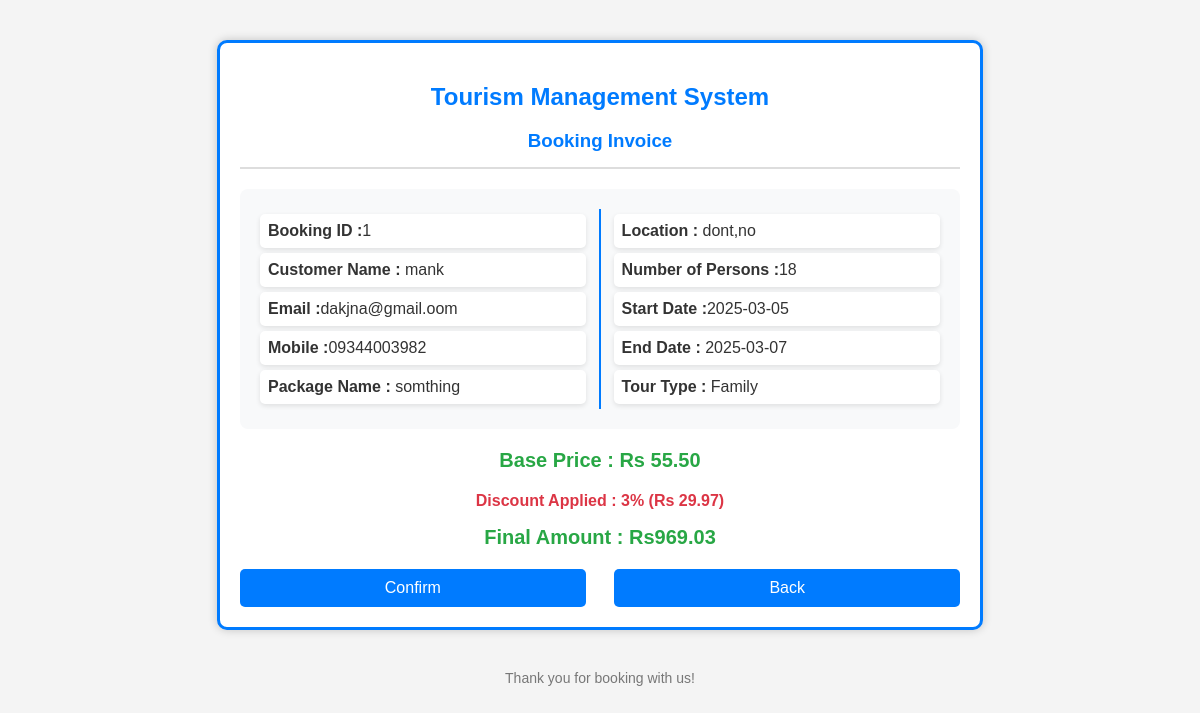
The page /bill.php?booking_id=1 on the database its author committed.
### tables this page shows
CREATE TABLE `tblbookings` (
  `BookingId` int(11) NOT NULL,
  `PackageId` int(11) NOT NULL,
  `Name` varchar(255) NOT NULL,
  `Email` varchar(255) NOT NULL,
  `Mobile` varchar(20) NOT NULL,
  `NumPersons` int(11) NOT NULL CHECK (`NumPersons` >= 10),
  `StartDate` date NOT NULL,
  `EndDate` date NOT NULL,
  `TourType` enum('Family','School','College','Office','Others') NOT NULL,
  `PaymentStatus` enum('Pending','Paid') DEFAULT 'Pending',
  `BookingDate` timestamp NOT NULL DEFAULT current_timestamp()
);

CREATE TABLE `tbltourpackages` (
  `PackageId` int(11) NOT NULL,
  `PackageName` varchar(255) NOT NULL,
  `PackageType` varchar(255) NOT NULL,
  `PackageLocation` varchar(255) NOT NULL,
  `PackageFetures` text NOT NULL,
  `PackagePrice` decimal(10,2) NOT NULL,
  `PackageImage` varchar(255) NOT NULL
);

### bill.php (the view, shortened to what this page needs)
<?php
include('includes/config.php');
$booking_id = $_GET['booking_id'];
$sql = "SELECT b.*, p.PackageName, p.PackagePrice, p.PackageLocation
        FROM tblbookings b
        JOIN tbltourpackages p ON b.PackageId = p.PackageId
        WHERE b.BookingId = :booking_id";
$query = $dbh->prepare($sql);
$query->bindParam(':booking_id', $booking_id, PDO::PARAM_INT);
$query->execute();
$booking = $query->fetch(PDO::FETCH_OBJ);
$base_price = $booking->PackagePrice / 10;
$num_persons = $booking->NumPersons;
$total_price = $num_persons * $base_price;
$discount_percentage = 0;
if ($num_persons >= 15) {
    $discount_percentage = floor(($num_persons - 10) / 5) * 2;
}
$mid_values = [13 => 1, 18 => 3, 23 => 5, 28 => 7, 33 => 9, 38 => 11, 43 => 13, 48 => 15, 53 => 17, 58 => 19];
if (isset($mid_values[$num_persons])) {
    $discount_percentage = $mid_values[$num_persons];
}
$discount_amount = ($total_price * $discount_percentage) / 100;
$final_price = $total_price - $discount_amount;
?>
<!DOCTYPE HTML>
<html lang="en">
<head>
</head>
<body>
<div class="invoice-container">
    <div class="invoice-header">
        <h2>Tourism Management System</h2>
        <h3>Booking Invoice</h3>
    </div>
    <div class="invoice-details">
        <div class="column">
            <p><strong>Booking ID        :</strong><?= $booking_id; ?></p>
            <p><strong>Customer Name     :</strong> <?= $booking->Name; ?></p>
            <p><strong>Email             :</strong><?= $booking->Email; ?></p>
            <p><strong>Mobile            :</strong><?= $booking->Mobile; ?></p>
            <p><strong>Package Name      :</strong> <?= $booking->PackageName; ?></p>
        </div>
        <div class="vertical-line"></div>
        <div class="column">
            <p><strong>Location          :</strong> <?= $booking->PackageLocation; ?></p>
            <p><strong>Number of Persons :</strong><?= $num_persons; ?></p>
            <p><strong>Start Date        :</strong><?= $booking->StartDate; ?></p>
            <p><strong>End Date          :</strong> <?= $booking->EndDate; ?></p>
            <p><strong>Tour Type         :</strong> <?= $booking->TourType; ?></p>
        </div>
    </div>
    <p class="total-amount">Base Price         : Rs <?= number_format($base_price, 2); ?></p>
    <p class="discount-info">Discount Applied  : <?= $discount_percentage; ?>% (Rs <?= number_format($discount_amount, 2); ?>)</p>
    <p class="total-amount">Final Amount       : Rs<?= number_format($final_price, 2); ?></p>
    <div class="button-container">
        <button class="button" id="confirm-button">Confirm</button>
        <button class="button" onclick="window.history.back();">Back</button>
    </div>
</div>
<div class="footer">
    <p>Thank you for booking with us!</p>
</div>
</body>
</html>

### bill.php (style rules this page uses)
body { font-family: Arial, sans-serif; margin: 0; padding: 0; background-color: #f4f4f4; }
.invoice-container { width: 60%; margin: 40px auto; background: white; padding: 20px; border-radius: 10px; box-shadow: 0 0 10px rgba(0, 0, 0, 0.2); border: 3px solid #007bff; }
h2, h3 { text-align: center; color: #007bff; margin-bottom: 5px; }
.invoice-header { text-align: center; margin-bottom: 20px; border-bottom: 2px solid #ddd; padding-bottom: 10px; }
.invoice-details { background: #f8f9fa; padding: 20px; border-radius: 8px; margin-bottom: 20px; display: flex; justify-content: space-between; }
.column { width: 48%; }
.column p { font-size: 16px; color: #333; font-weight: 500; margin: 5px 0; background: #fff; padding: 8px; border-radius: 5px; box-shadow: 0 2px 5px rgba(0, 0, 0, 0.1); }
.vertical-line { width: 2px; background-color: #007bff; }
.total-amount { text-align: center; font-size: 20px; font-weight: bold; margin-top: 10px; color: #28a745; }
.discount-info { text-align: center; font-size: 16px; color: #dc3545; font-weight: bold; }
.button-container { display: flex; justify-content: space-between; margin-top: 20px; }
.button { width: 48%; background: #007bff; color: white; text-align: center; padding: 10px; border-radius: 5px; text-decoration: none; font-size: 16px; transition: background 0.3s ease; cursor: pointer; border: none; }
.footer { text-align: center; margin-top: 20px; font-size: 14px; color: #777; }

### rows shown on the page
tblbookings: Name "mank", Email "dakjna@gmail.oom", Mobile "09344003982", PackageId.PackageName "somthing", PackageId.PackageLocation "dont,no", NumPersons "18", StartDate "2025-03-05", EndDate "2025-03-07", TourType "Family", PackageId.PackagePrice "55.50", NumPersons "3", NumPersons.PackagePrice "29.97", NumPersons.PackagePrice "969.03"

### other values the page prints
$booking_id "1"
